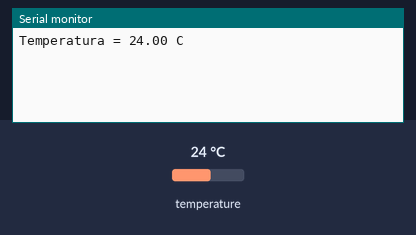
The sketch below on a simulated Arduino Uno, built with avr-gcc and run on an emulated ATmega328P. On the bench: the last lines printed to the serial monitor. The test bench sets the inputs (shaded band); at power-on: temperature 24 °C.

Above: at 2.2 s.
2.3 s: temperature set to 12 °C
At 3.3 s:
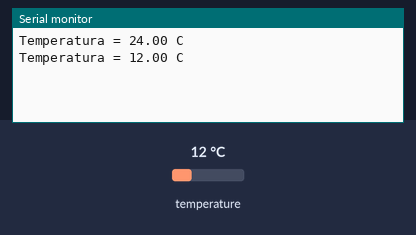
3.8 s: temperature set to 19 °C
At 5.1 s:
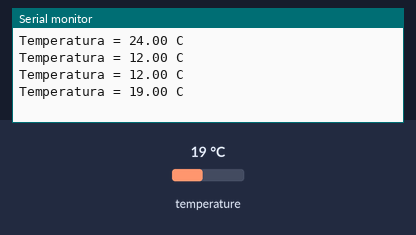
Timing chart, 0 to 6.8 s (numbered marks = the images above; inputs shaded):
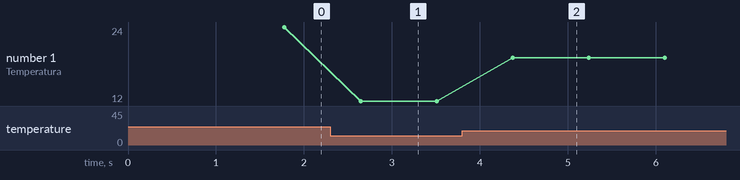

Measured:
- after the input at 2.3 s, the serial monitor: prints a new line after 0.34 s (image 1)
- after the input at 3.8 s, the serial monitor: prints a new line after 0.57 s (image 2)
- plotted number 1: 24 → 12 after the input at 2.3 s, 12 → 19 after the input at 3.8 s

The sketch:

Practica_07.ino
```cpp
#include <OneWire.h>          // Biblioteca para comunicación OneWire
#include <DallasTemperature.h> // Biblioteca para el sensor de temperatura DS18B20

OneWire ourWire(2);            // Configura el pin 2 para OneWire
DallasTemperature sensors(&ourWire); // Inicializa el sensor con la referencia OneWire

void setup() {
  delay(1000);                 // Espera 1 segundo para inicialización
  Serial.begin(9600);          // Inicia comunicación serial a 9600 baudios
  sensors.begin();             // Inicia el sensor de temperatura
}

void loop() {
  sensors.requestTemperatures();           // Solicita lectura de temperatura
  float temp = sensors.getTempCByIndex(0); // Lee temperatura en Celsius del primer dispositivo

  Serial.print("Temperatura = ");          // Imprime texto en monitor serial
  Serial.print(temp);                      // Imprime valor de temperatura
  Serial.println(" C ");                   // Imprime unidad y nueva línea
  delay(100);                              // Espera 100ms antes de repetir
}
```
